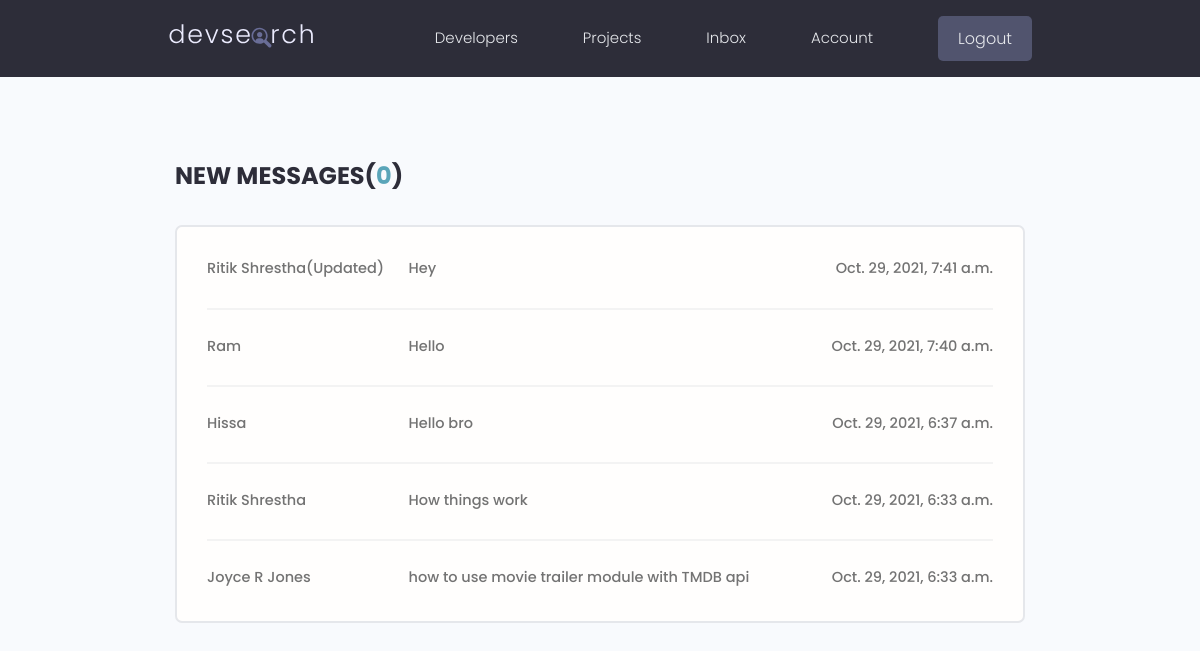
The page /inbox/ (signed in) on the database its author committed.
### users/models.py (models this page shows, shortened)
class Message(models.Model):
    sender=models.ForeignKey(
    Profile, on_delete=models.SET_NULL, blank=True, null=True)
    receiver=models.ForeignKey(
        Profile, on_delete=models.SET_NULL, blank=True, null=True, related_name="messages")
    name = models.CharField(max_length=200, null=True, blank=True)
    email = models.EmailField(max_length=200, null=True, blank=True)
    subject = models.CharField(max_length=200, null=True, blank=True)
    is_read=models.BooleanField(default=False,null=True)
    body = models.TextField()
    created = models.DateTimeField(auto_now_add=True)
    id = models.UUIDField(default=uuid.uuid4, unique=True,
                          primary_key=True, editable=False)
    class Meta:
        ordering=['is_read','-created']

### users/views.py (the view)
# urls.py: path('inbox/', views.inbox, name="inbox"),
@login_required(login_url='login')
def inbox(request):
    profile=request.user.profile
    messageRequests=profile.messages.all()
    unreadCount=messageRequests.filter(is_read=False).count()
    context={'messageRequests':messageRequests,'unreadCount':unreadCount}
    return render(request, 'users/inbox.html',context)

### users/templates/users/inbox.html
{% extends 'main.html' %}
{%block content%}
  <main class="inbox my-xl">
    <div class="content-box">
      <h3 class="inbox__title">New Messages(<span>{{unreadCount}}</span>)</h3>
      <ul class="messages">
        {% for message in messageRequests %}
        {% if message.is_read == False%}
        <li class="message message--unread">
          {%else%}
        <li class="message ">
          {%endif%}
          <a href="{% url 'message' message.id %}">
            <span class="message__author">{{message.name}}</span>
            <span class="message__subject">{{message.subject}}</span>
            <span class="message__date">{{message.created}}</span>
          </a>
        </li>
        {%endfor%}
      </ul>
    </div>
  </main>
  {%endblock content%}

### static/styles/app.css (style rules this page uses)
:root { --color-sub: #2d2d39; }
.content-box { width: 95%; max-width: 85rem; margin: 0 auto; }
.inbox { height: 90vh; }
.inbox__title, .inbox__title span { font-size: 2.4rem; font-weight: 700; color: var(--color-sub); text-transform: uppercase; text-align: left; margin-bottom: 3rem; }
.inbox__title span { color: var(--color-main); }
.messages { list-style: none; background: var(--color-white); padding: 0.5rem 3rem; border: 2px solid var(--color-light); border-radius: 0.7rem; }
.message { padding: 2.5rem 0; }
.message > a span { font-size: 1.45rem; font-weight: 500; }
.message:not(:last-child) { border-bottom: 2px solid var(--color-white-light); }
.message > a { display: flex; gap: 1rem; }
.message__author, .message__date { flex-basis: 25%; }
.message__subject { flex-basis: 50%; }
.message__date { text-align: right; }

### static/uikit/styles/modules/_variables.css (style rules this page uses)
:root { --color-main: #5aa5b9; --color-main-light: #e6faff; --color-sub: #3f4156; --color-sub-light: #51546e; --color-sub-lighter: #ededfd; --color-text: #737373; --color-gray: #8b8b8b; --color-light: #e5e7eb; --color-light-gray: #767676; --color-bg: #f8fafd; --color-white: #fffefd; --color-white-light: #f3f3f3; --color-success: #359e64; --color-success-bg: #def8e8; --color-error: #fc4b0b; --color-error-bg: #fff2ee; --font-base: 'Poppins', arial, helvetica, 'Segoe UI', roboto, ubuntu, sans-serif; --font-monospace: 'Fira Code', 'Courier New', courier, monospace; --font-regular: 300; --font-medium: 500; --font-bold: 700; --generic-shadow: 1px 1px 5px #00000010; --generic-transition: all 0.3s ease-in-out; }

### static/uikit/styles/modules/_base.css (style rules this page uses)
* { margin: 0; padding: 0; box-sizing: border-box; text-rendering: optimizeLegibility; color: inherit; font-size: inherit; }
html { font-size: 50%; }
@media only screen and (min-width: 480px) { html { font-size: 56.25%; } }
@media only screen and (min-width: 1200px) { html { font-size: 62.5%; } }
body { line-height: 1.6; font-weight: 400; font-size: 1.5rem; color: var(--color-text); background-color: var(--color-bg); min-height: 100vh; }

### static/uikit/styles/modules/_typography.css (style rules this page uses)
* { font-family: var(--font-base); }
h3 { font-size: 3.2rem; font-weight: var(--font-medium); }
p, span, strong { font-size: 1.6rem; color: var(--color-text); font-weight: var(--font-regular); }
a { padding-bottom: 2px; text-decoration: none; display: inline-block; color: var(--color-main); font-weight: var(--font-medium); }

### static/uikit/styles/modules/_utilities.css (style rules this page uses)
.my-xl { margin: 8rem auto; }

### rows shown on the page
Message: name "Ritik Shrestha(Updated)", subject "Hey", created "Oct. 29, 2021, 7:41 a.m."
Message: name "Ram", subject "Hello", created "Oct. 29, 2021, 7:40 a.m."
Message: name "Hissa", subject "Hello bro", created "Oct. 29, 2021, 6:37 a.m."
Message: name "Ritik Shrestha", subject "How things work", created "Oct. 29, 2021, 6:33 a.m."
Message: name "Joyce R Jones", subject "how to use movie trailer module with TMDB api", created "Oct. 29, 2021, 6:33 a.m."

### other values the page prints
{{ unreadCount }} "0"
